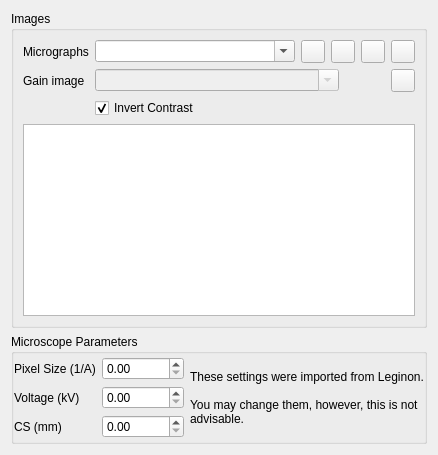
  <widget class="QWizardPage" name="manualSettingsPage">
   <property name="title">
    <string>Manual Settings</string>
   </property>
   <layout class="QVBoxLayout" name="verticalLayout_2">
    <item>
     <widget class="QGroupBox" name="groupBox_2">
      <property name="title">
       <string>Images</string>
      </property>
      <layout class="QVBoxLayout" name="verticalLayout_4">
       <item>
        <widget class="QWidget" name="widget_6" native="true">
         <layout class="QFormLayout" name="formLayout_4">
          <property name="margin">
           <number>0</number>
          </property>
          <item row="0" column="1">
           <widget class="QWidget" name="widget" native="true">
            <property name="sizePolicy">
             <sizepolicy hsizetype="Expanding" vsizetype="Preferred">
              <horstretch>2</horstretch>
              <verstretch>0</verstretch>
             </sizepolicy>
            </property>
            <layout class="QHBoxLayout" name="horizontalLayout">
             <property name="margin">
              <number>0</number>
             </property>
             <item>
              <widget class="QComboBox" name="micrographComboBox">
               <property name="sizePolicy">
                <sizepolicy hsizetype="Expanding" vsizetype="Fixed">
                 <horstretch>2</horstretch>
                 <verstretch>0</verstretch>
                </sizepolicy>
               </property>
               <property name="minimumSize">
                <size>
                 <width>200</width>
                 <height>0</height>
                </size>
               </property>
               <property name="toolTip">
                <string>&lt;!DOCTYPE HTML PUBLIC &quot;-//W3C//DTD HTML 4.0//EN&quot; &quot;http://www.w3.org/TR/REC-html40/strict.dtd&quot;&gt;
&lt;html&gt;&lt;head&gt;&lt;meta name=&quot;qrichtext&quot; content=&quot;1&quot; /&gt;&lt;style type=&quot;text/css&quot;&gt;
p, li { white-space: pre-wrap; }
&lt;/style&gt;&lt;/head&gt;&lt;body style=&quot; font-family:'Lucida Grande'; font-size:13pt; font-weight:400; font-style:normal;&quot;&gt;
&lt;p style=&quot; margin-top:0px; margin-bottom:0px; margin-left:0px; margin-right:0px; -qt-block-indent:0; text-indent:0px;&quot;&gt;Select micrograph image (or stack) files for processing.&lt;/p&gt;
&lt;p style=&quot; margin-top:0px; margin-bottom:0px; margin-left:0px; margin-right:0px; -qt-block-indent:0; text-indent:0px;&quot;&gt;&lt;img src=&quot;:/mini/mini/bullet_black.png&quot; /&gt;Writing the filename with optional regular expression in the text box&lt;/p&gt;
&lt;p style=&quot; margin-top:0px; margin-bottom:0px; margin-left:0px; margin-right:0px; -qt-block-indent:0; text-indent:0px;&quot;&gt;&lt;img src=&quot;:/mini/mini/bullet_black.png&quot; /&gt;Selecting files using the system file chooser  &lt;img src=&quot;:/mini/mini/folder.png&quot; /&gt;&lt;/p&gt;
&lt;p style=&quot; margin-top:0px; margin-bottom:0px; margin-left:0px; margin-right:0px; -qt-block-indent:0; text-indent:0px;&quot;&gt;&lt;img src=&quot;:/mini/mini/bullet_black.png&quot; /&gt;Add additional files using the system file chooser &lt;img src=&quot;:/mini/mini/folder_add.png&quot; /&gt;&lt;/p&gt;
&lt;p style=&quot;-qt-paragraph-type:empty; margin-top:0px; margin-bottom:0px; margin-left:0px; margin-right:0px; -qt-block-indent:0; text-indent:0px;&quot;&gt;&lt;/p&gt;
&lt;p style=&quot; margin-top:0px; margin-bottom:0px; margin-left:0px; margin-right:0px; -qt-block-indent:0; text-indent:0px;&quot;&gt;The files will be listed in the drop down list &lt;img src=&quot;:/mini/mini/bullet_arrow_down.png&quot; /&gt;.&lt;/p&gt;
&lt;p style=&quot;-qt-paragraph-type:empty; margin-top:0px; margin-bottom:0px; margin-left:0px; margin-right:0px; -qt-block-indent:0; text-indent:0px;&quot;&gt;&lt;/p&gt;
&lt;p style=&quot; margin-top:0px; margin-bottom:0px; margin-left:0px; margin-right:0px; -qt-block-indent:0; text-indent:0px;&quot;&gt;The files can be viewed using &lt;img src=&quot;:/mini/mini/images.png&quot; /&gt;&lt;/p&gt;&lt;/body&gt;&lt;/html&gt;</string>
               </property>
               <property name="editable">
                <bool>true</bool>
               </property>
              </widget>
             </item>
             <item>
              <widget class="QToolButton" name="micrographFileToolButton">
               <property name="toolTip">
                <string>Open list of files</string>
               </property>
               <property name="text">
                <string/>
               </property>
               <property name="icon">
                <iconset resource="../icons/icons.qrc">
                 <normaloff>:/mini/mini/folder.png</normaloff>:/mini/mini/folder.png</iconset>
               </property>
              </widget>
             </item>
             <item>
              <widget class="QToolButton" name="openMoreFilesToolButton">
               <property name="toolTip">
                <string>Add more files to list</string>
               </property>
               <property name="text">
                <string/>
               </property>
               <property name="icon">
                <iconset resource="../icons/icons.qrc">
                 <normaloff>:/mini/mini/folder_add.png</normaloff>:/mini/mini/folder_add.png</iconset>
               </property>
              </widget>
             </item>
             <item>
              <widget class="QToolButton" name="displayImagesToolButton">
               <property name="toolTip">
                <string>Display images</string>
               </property>
               <property name="text">
                <string/>
               </property>
               <property name="icon">
                <iconset resource="../icons/icons.qrc">
                 <normaloff>:/mini/mini/images.png</normaloff>:/mini/mini/images.png</iconset>
               </property>
              </widget>
             </item>
             <item>
              <widget class="QToolButton" name="micrographInformationToolButton">
               <property name="text">
                <string/>
               </property>
               <property name="icon">
                <iconset resource="../icons/icons.qrc">
                 <normaloff>:/mini/mini/information.png</normaloff>:/mini/mini/information.png</iconset>
               </property>
              </widget>
             </item>
            </layout>
           </widget>
          </item>
          <item row="0" column="0">
           <widget class="QLabel" name="label_3">
            <property name="text">
             <string>Micrographs</string>
            </property>
           </widget>
          </item>
          <item row="1" column="0">
           <widget class="QLabel" name="label_6">
            <property name="text">
             <string>Gain image</string>
            </property>
           </widget>
          </item>
          <item row="1" column="1">
           <widget class="QWidget" name="widget_3" native="true">
            <layout class="QHBoxLayout" name="horizontalLayout_3">
             <property name="margin">
              <number>0</number>
             </property>
             <item>
              <widget class="QComboBox" name="gainFileComboBox">
               <property name="enabled">
                <bool>false</bool>
               </property>
               <property name="sizePolicy">
                <sizepolicy hsizetype="Expanding" vsizetype="Fixed">
                 <horstretch>2</horstretch>
                 <verstretch>0</verstretch>
                </sizepolicy>
               </property>
               <property name="toolTip">
                <string>&lt;!DOCTYPE HTML PUBLIC &quot;-//W3C//DTD HTML 4.0//EN&quot; &quot;http://www.w3.org/TR/REC-html40/strict.dtd&quot;&gt;
&lt;html&gt;&lt;head&gt;&lt;meta name=&quot;qrichtext&quot; content=&quot;1&quot; /&gt;&lt;style type=&quot;text/css&quot;&gt;
p, li { white-space: pre-wrap; }
&lt;/style&gt;&lt;/head&gt;&lt;body style=&quot; font-family:'Lucida Grande'; font-size:13pt; font-weight:400; font-style:normal;&quot;&gt;
&lt;p style=&quot; margin-top:0px; margin-bottom:0px; margin-left:0px; margin-right:0px; -qt-block-indent:0; text-indent:0px;&quot;&gt;File path for the gain normalization image&lt;/p&gt;
&lt;p style=&quot;-qt-paragraph-type:empty; margin-top:0px; margin-bottom:0px; margin-left:0px; margin-right:0px; -qt-block-indent:0; text-indent:0px;&quot;&gt;&lt;/p&gt;
&lt;p style=&quot; margin-top:0px; margin-bottom:0px; margin-left:0px; margin-right:0px; -qt-block-indent:0; text-indent:0px;&quot;&gt;&lt;img src=&quot;:/mini/mini/asterisk_orange.png&quot; /&gt; Multiple files are currently only supported from Leginon input&lt;/p&gt;
&lt;p style=&quot;-qt-paragraph-type:empty; margin-top:0px; margin-bottom:0px; margin-left:0px; margin-right:0px; -qt-block-indent:0; text-indent:0px;&quot;&gt;&lt;/p&gt;
&lt;p style=&quot; margin-top:0px; margin-bottom:0px; margin-left:0px; margin-right:0px; -qt-block-indent:0; text-indent:0px;&quot;&gt;&lt;img src=&quot;:/mini/mini/asterisk_orange.png&quot; /&gt; This file is only necessary for frames collected in movie mode&lt;/p&gt;
&lt;p style=&quot;-qt-paragraph-type:empty; margin-top:0px; margin-bottom:0px; margin-left:0px; margin-right:0px; -qt-block-indent:0; text-indent:0px;&quot;&gt;&lt;/p&gt;&lt;/body&gt;&lt;/html&gt;</string>
               </property>
               <property name="editable">
                <bool>true</bool>
               </property>
              </widget>
             </item>
             <item>
              <widget class="QPushButton" name="gainFilePushButton">
               <property name="enabled">
                <bool>false</bool>
               </property>
               <property name="text">
                <string/>
               </property>
               <property name="icon">
                <iconset resource="../icons/icons.qrc">
                 <normaloff>:/mini/mini/folder.png</normaloff>:/mini/mini/folder.png</iconset>
               </property>
               <property name="autoDefault">
                <bool>false</bool>
               </property>
               <property name="flat">
                <bool>true</bool>
               </property>
              </widget>
             </item>
             <item>
              <widget class="QToolButton" name="gainInformationToolButton">
               <property name="text">
                <string/>
               </property>
               <property name="icon">
                <iconset resource="../icons/icons.qrc">
                 <normaloff>:/mini/mini/information.png</normaloff>:/mini/mini/information.png</iconset>
               </property>
              </widget>
             </item>
            </layout>
           </widget>
          </item>
          <item row="2" column="1">
           <widget class="QCheckBox" name="invertCheckBox">
            <property name="toolTip">
             <string>&lt;!DOCTYPE HTML PUBLIC &quot;-//W3C//DTD HTML 4.0//EN&quot; &quot;http://www.w3.org/TR/REC-html40/strict.dtd&quot;&gt;
&lt;html&gt;&lt;head&gt;&lt;meta name=&quot;qrichtext&quot; content=&quot;1&quot; /&gt;&lt;style type=&quot;text/css&quot;&gt;
p, li { white-space: pre-wrap; }
&lt;/style&gt;&lt;/head&gt;&lt;body style=&quot; font-family:'Lucida Grande'; font-size:13pt; font-weight:400; font-style:normal;&quot;&gt;
&lt;p style=&quot; margin-top:0px; margin-bottom:0px; margin-left:0px; margin-right:0px; -qt-block-indent:0; text-indent:0px;&quot;&gt;Do the micrographs require contrast inversion?&lt;/p&gt;
&lt;p style=&quot;-qt-paragraph-type:empty; margin-top:0px; margin-bottom:0px; margin-left:0px; margin-right:0px; -qt-block-indent:0; text-indent:0px;&quot;&gt;&lt;/p&gt;
&lt;p style=&quot; margin-top:0px; margin-bottom:0px; margin-left:0px; margin-right:0px; -qt-block-indent:0; text-indent:0px;&quot;&gt;&lt;img src=&quot;:/mini/mini/exclamation.png&quot; /&gt; This is should only be unchecked if you performed contrast inversion while scanning film micrographs.&lt;/p&gt;&lt;/body&gt;&lt;/html&gt;</string>
            </property>
            <property name="text">
             <string>Invert Contrast</string>
            </property>
            <property name="checked">
             <bool>true</bool>
            </property>
           </widget>
          </item>
         </layout>
        </widget>
       </item>
       <item>
        <widget class="QTableView" name="imageStatTableView">
         <property name="editTriggers">
          <set>QAbstractItemView::NoEditTriggers</set>
         </property>
         <property name="selectionMode">
          <enum>QAbstractItemView::NoSelection</enum>
         </property>
        </widget>
       </item>
      </layout>
     </widget>
    </item>
    <item>
     <widget class="QGroupBox" name="groupBox">
      <property name="title">
       <string>Microscope Parameters</string>
      </property>
      <layout class="QHBoxLayout" name="horizontalLayout_10">
       <property name="leftMargin">
        <number>0</number>
       </property>
       <property name="topMargin">
        <number>3</number>
       </property>
       <property name="rightMargin">
        <number>0</number>
       </property>
       <property name="bottomMargin">
        <number>3</number>
       </property>
       <item>
        <widget class="QWidget" name="widget_9" native="true">
         <layout class="QFormLayout" name="formLayout_2">
          <property name="margin">
           <number>0</number>
          </property>
          <item row="0" column="0">
           <widget class="QLabel" name="label_8">
            <property name="text">
             <string>Pixel Size (1/A)</string>
            </property>
           </widget>
          </item>
          <item row="0" column="1">
           <widget class="QDoubleSpinBox" name="pixelSizeDoubleSpinBox"/>
          </item>
          <item row="1" column="0">
           <widget class="QLabel" name="label_10">
            <property name="text">
             <string>Voltage (kV)</string>
            </property>
           </widget>
          </item>
          <item row="1" column="1">
           <widget class="QDoubleSpinBox" name="voltageDoubleSpinBox">
            <property name="maximum">
             <double>5000.000000000000000</double>
            </property>
           </widget>
          </item>
          <item row="2" column="0">
           <widget class="QLabel" name="label_11">
            <property name="text">
             <string>CS (mm)</string>
            </property>
           </widget>
          </item>
          <item row="2" column="1">
           <widget class="QDoubleSpinBox" name="csDoubleSpinBox"/>
          </item>
         </layout>
         <zorder>label_11</zorder>
         <zorder>label_8</zorder>
         <zorder>voltageDoubleSpinBox</zorder>
         <zorder>label_10</zorder>
         <zorder>csDoubleSpinBox</zorder>
         <zorder>pixelSizeDoubleSpinBox</zorder>
        </widget>
       </item>
       <item>
        <widget class="QLabel" name="importMessageLabel">
         <property name="text">
          <string>These settings were imported from Leginon.

You may change them, however, this is not advisable.</string>
         </property>
         <property name="wordWrap">
          <bool>true</bool>
         </property>
        </widget>
       </item>
      </layout>
     </widget>
    </item>
   </layout>
  </widget>
